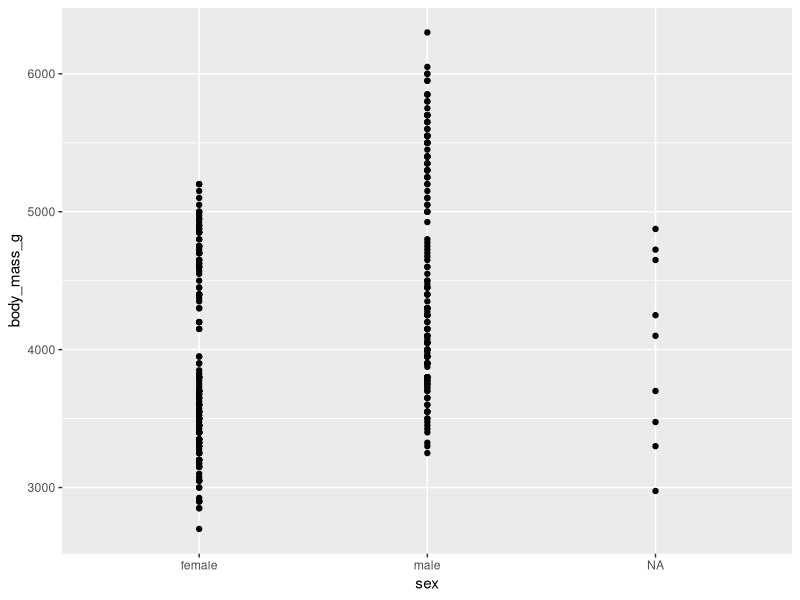
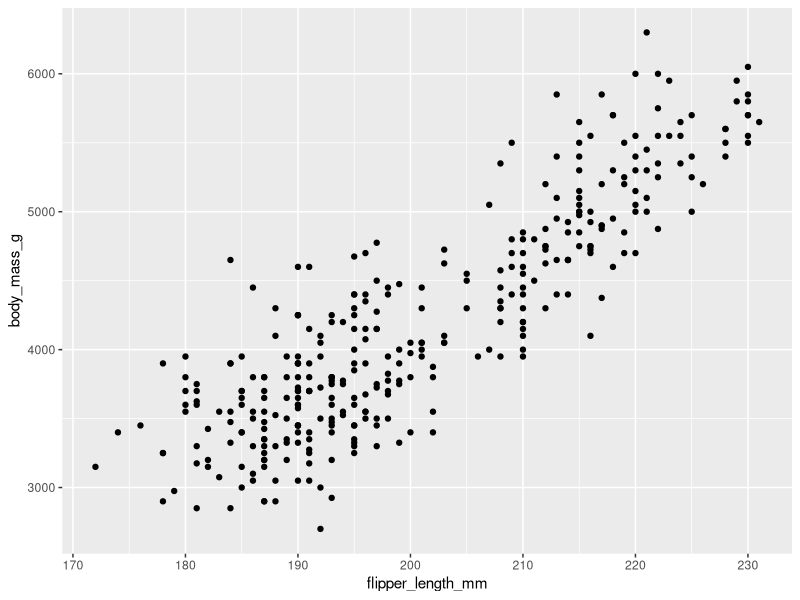
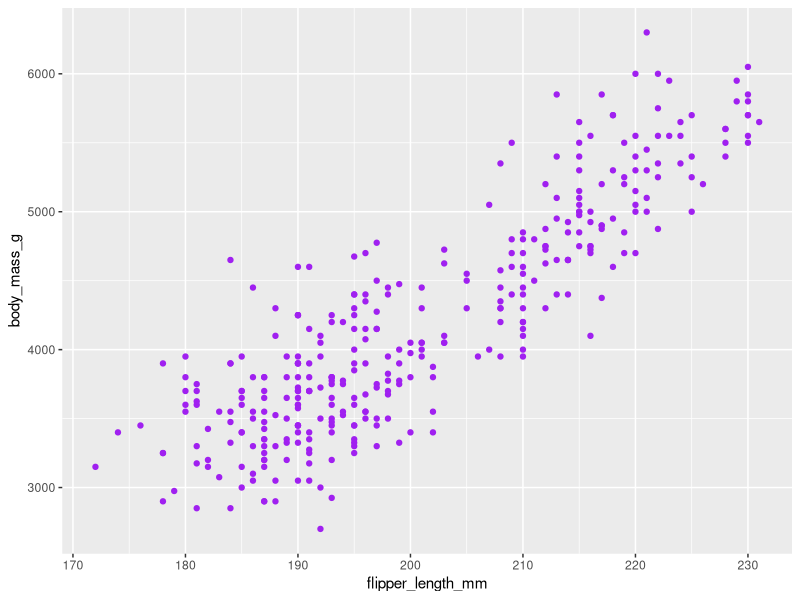
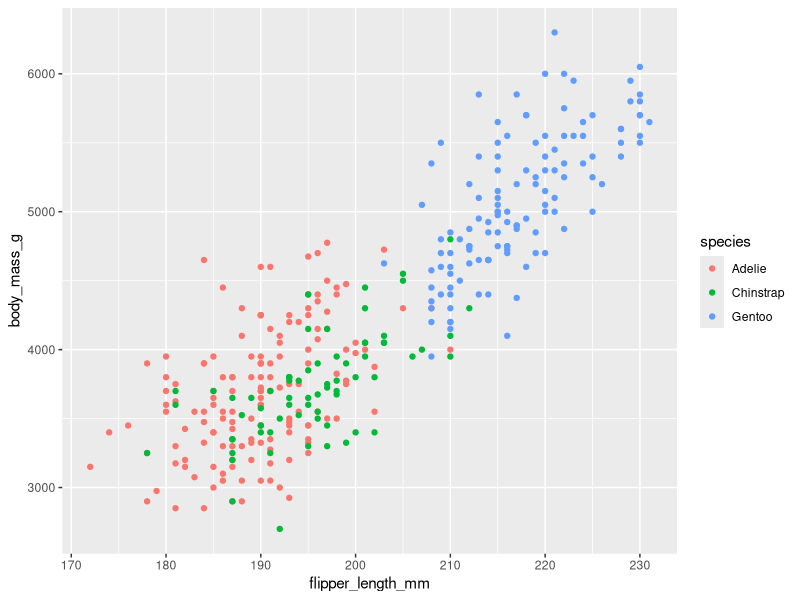
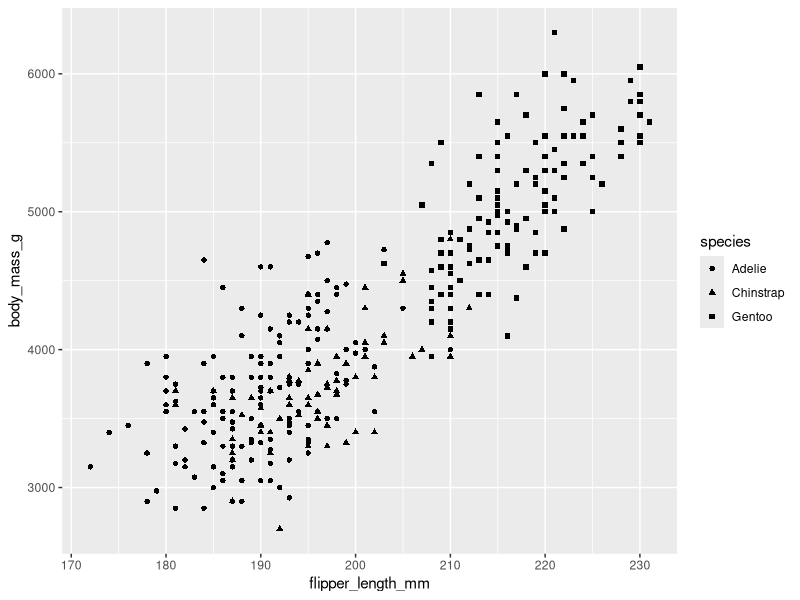
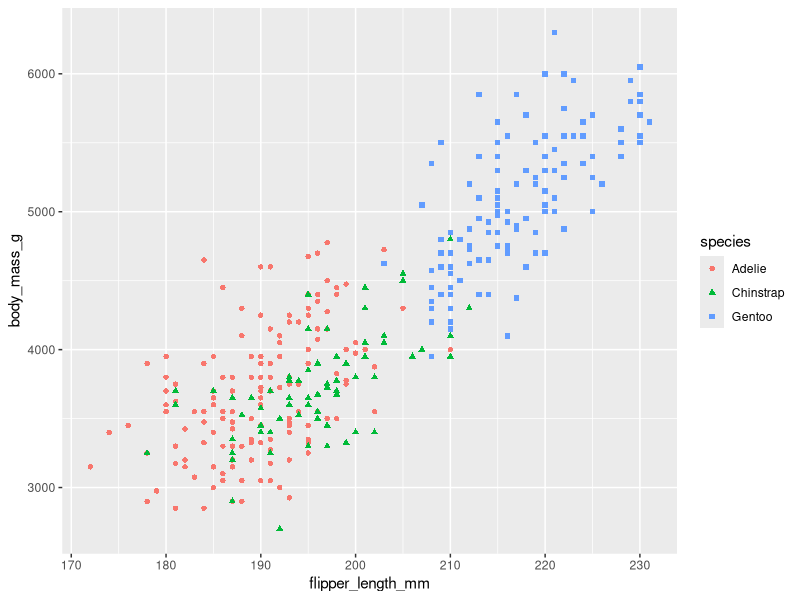
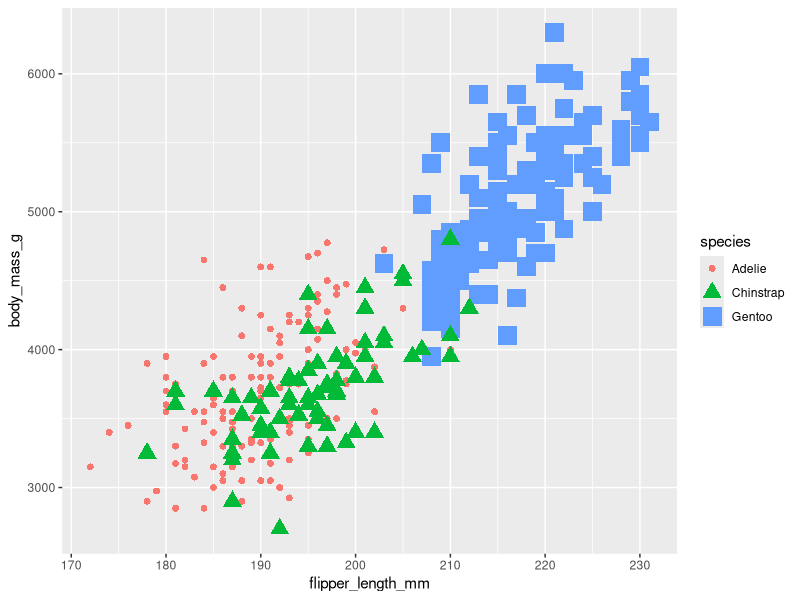
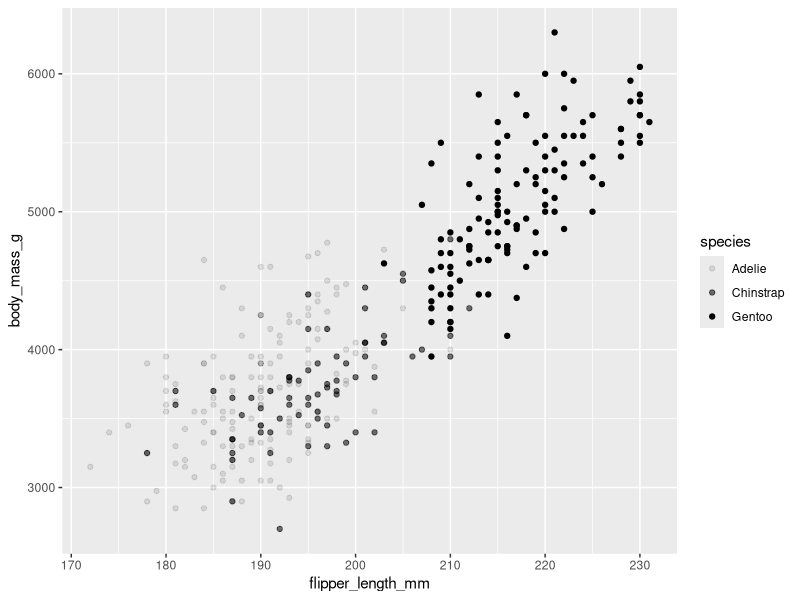

Write R code to recreate these figures, in order.
# Cargar librerias:
library(palmerpenguins)
library(ggplot2)

# ver datos:
View(penguins)

#Visualizacion Basica
ggplot(data = penguins) +
  geom_point(mapping = aes(x= sex , y= body_mass_g))


ggplot(data = penguins) +
  geom_point(mapping = aes(x= flipper_length_mm, y= body_mass_g))

# cOMO CAMBIAR LA ESTETICA DE LOS ELEMENTOS VISUALES:  
# 1- agregar color:
ggplot(data = penguins) +
  geom_point(mapping = aes(x= flipper_length_mm, y= body_mass_g),color= "purple")

# 2- agregar colores, para diferenciar por especies:
ggplot(data = penguins) +
  geom_point(mapping = aes(x= flipper_length_mm, y= body_mass_g, color= species))

# 3- cambiar las formas de los puntos, para diferenciar por especies:
ggplot(data = penguins) +
  geom_point(mapping = aes(x= flipper_length_mm, y= body_mass_g, shape= species))

# 4- cambiar las formas y colores de los puntos, para diferenciar por especies:
ggplot(data = penguins) +
  geom_point(mapping = aes(x= flipper_length_mm, y= body_mass_g, shape= species, color=species))

# 5- cambiar las formas,  colores de los puntos y modificar el tamaño, para diferenciar por especies:
ggplot(data = penguins) +
  geom_point(mapping = aes(x= flipper_length_mm, y= body_mass_g, shape= species, color=species, size= species))

# 6- estetica alpha (escala de grises)hace que los puntos se vean mas o menos transparentes:
ggplot(data = penguins) +
  geom_point(mapping = aes(x= flipper_length_mm, y= body_mass_g, alpha=species))

# 7- estetica alpha (con color) hace que los puntos se vean mas o menos transparentes:
ggplot(data = penguins) +
  geom_point(mapping = aes(x= flipper_length_mm, y= body_mass_g, alpha=species, color=species))
